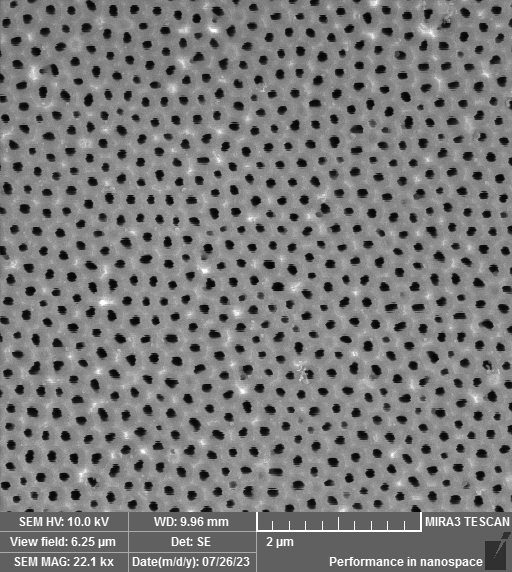
#> input picture test_img/back/Phosp-1hr-back-02.tif, 512 x 572 px, found by its file name
$ python edge_detection.py
#> lines starting #> are read from the running program, lines starting #| are printed output that depends on the picture; after the words box and inside, x2 and y2 are one past the last pixel; in counts of white or black regions, pixels touching at a corner belong together
### codes/textDetection.py
import cv2
import pytesseract

def textDetection(img):
	# Homebrew is required if you want to run pytesseract on MacOS machine with m chip.
	# Mention the installed location of Tesseract-OCR in your system
	pytesseract.pytesseract.tesseract_cmd = r'C:\Program Files\Tesseract-OCR\tesseract.exe'
	ret, thresh1 = cv2.threshold(img, 0, 255, cv2.THRESH_OTSU | cv2.THRESH_BINARY_INV)
	rect_kernel = cv2.getStructuringElement(cv2.MORPH_RECT, (18, 18))
	dilation = cv2.dilate(thresh1, rect_kernel, iterations = 1)
	contours, hierarchy = cv2.findContours(dilation, cv2.RETR_EXTERNAL,
													cv2.CHAIN_APPROX_NONE)
	im2 = img.copy()
	result=[]
	for cnt in contours:
		x, y, w, h = cv2.boundingRect(cnt)
		rect = cv2.rectangle(im2, (x, y), (x + w, y + h), (0, 255, 0), 2)
		cropped = im2[y:y + h, x:x + w]
		text = pytesseract.image_to_string(cropped)
		result.append(text)
	return result

### codes/edge_detection.py
import numpy as np
import cv2
import math
from textDetection import textDetection
from matplotlib import pyplot as plt

def euclidean_distance(point1, point2):
    return math.sqrt((point2[0] - point1[0])**2 + (point2[1] - point1[1])**2)

def find_closest_points(points):
    num_points = len(points)
    closest_points = [None] * num_points
    for i in range(num_points):
        min_distance = float('inf')
        for j in range(num_points):
            if i != j:
                distance = euclidean_distance(points[i], points[j])
                if distance < min_distance:
                    min_distance = distance
                    closest_points[i] = points[j]
    return closest_points

def plot_distribution(data_array):
    plt.hist(data_array, bins=10, edgecolor='black')  # You can adjust the number of bins as per your preference
    plt.xlabel('Values')
    plt.ylabel('Frequency')
    plt.xticks([np.min(data_array),np.mean(data_array),np.max(data_array)])

img_path='test_img/back/Phosp-1hr-back-02.tif'
img = cv2.imread(img_path, 0)
#> img is the input picture: shape (572, 512); min 4, max 255, mean 122.2
content_img = img[0:512, 0:512]
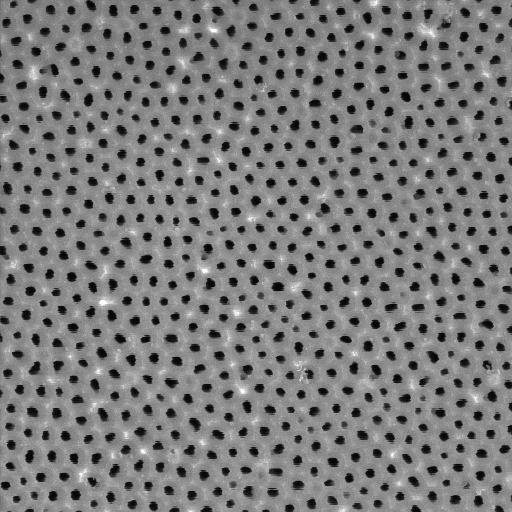
#> content_img: shape (512, 512); min 4, max 255, mean 123.3
text_img = img[513:550,257:423]
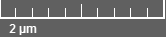
#> text_img: shape (37, 166); min 96, max 255, mean 110.5
text=textDetection(text_img)
#> in textDetection, `ret, thresh1 = cv2.threshold(img, 0, 255, cv2.THRESH_OTSU | cv2.THRESH..`:
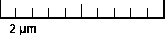
#> thresh1: shape (37, 166); 90.9% white; black in thin lines or dots
#> in textDetection, `ret, thresh1 = cv2.threshold(img, 0, 255, cv2.THRESH_OTSU | cv2.THRESH..`: ret = 151
#> in textDetection, `dilation = cv2.dilate(thresh1, rect_kernel, iterations = 1)`: dilation: shape (37, 166); every value is 255
#> in textDetection, `contours, hierarchy = cv2.findContours(dilation, cv2.RETR_EXTERNAL, cv..`: contours = 1 contour; box (x1, y1, x2, y2) and area: (0, 0, 166, 37) 5940
#> the loop in textDetection, `for cnt in contours:` made 1 pass
#> pass 1, in textDetection, `rect = cv2.rectangle(im2, (x, y), (x + w, y + h), (0, 255, 0), 2)`:
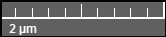
#> rect: shape (37, 166); min 0, max 255, mean 100.5
#> after the loop in textDetection, `for cnt in contours:`: result = []
#> (the run stopped early here; a loop or call above may not have finished)

$ run again, with test_img/back/Phosp-1hr-back-01.tif copied over test_img/back/Phosp-1hr-back-02.tif
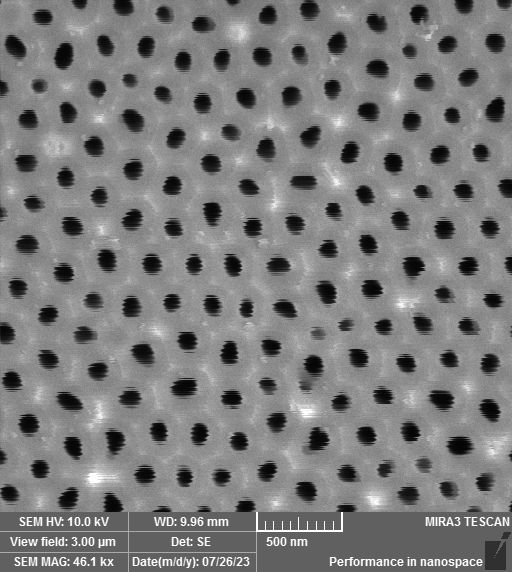
#> input picture test_img/back/Phosp-1hr-back-01.tif, 512 x 572 px, found by its file name
#> img is the input picture: shape (572, 512); min 4, max 255, mean 123.8
#> in textDetection, `ret, thresh1 = cv2.threshold(img, 0, 255, cv2.THRESH_OTSU | cv2.THRESH..`:
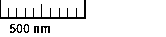
#> thresh1: shape (37, 166); 92.6% white; black in thin lines or dots, all inside (x1, y1, x2, y2) = (0, 0, 86, 33)
#> ret = 151
#> dilation: shape (37, 166); every value is 255
#> contours = 1 contour; box (x1, y1, x2, y2) and area: (0, 0, 166, 37) 5940
#> the loop in textDetection, `for cnt in contours:` made 1 pass
#> pass 1, in textDetection, `rect = cv2.rectangle(im2, (x, y), (x + w, y + h), (0, 255, 0), 2)`:
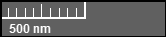
#> rect: shape (37, 166); min 0, max 255, mean 97.9
#> after the loop in textDetection, `for cnt in contours:`: result = []

$ run again, with test_img/back/Phosp-1hr-back-03.tif copied over test_img/back/Phosp-1hr-back-02.tif
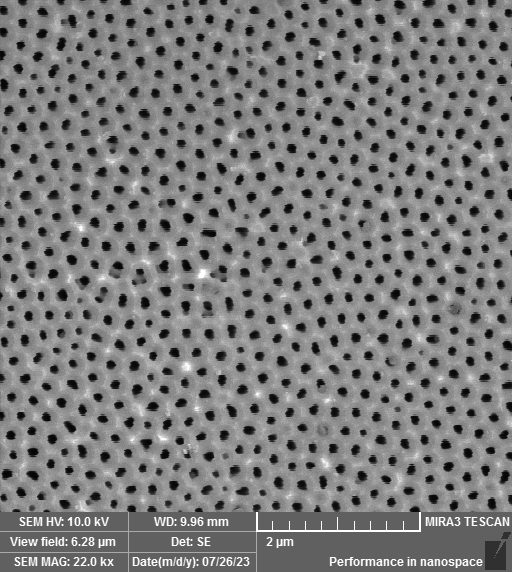
#> input picture test_img/back/Phosp-1hr-back-03.tif, 512 x 572 px, found by its file name
#> img is the input picture: shape (572, 512); min 4, max 255, mean 124.4
#> in textDetection, `ret, thresh1 = cv2.threshold(img, 0, 255, cv2.THRESH_OTSU | cv2.THRESH..`:
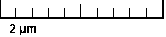
#> thresh1: shape (37, 166); 90.9% white; black in thin lines or dots
#> ret = 151
#> dilation: shape (37, 166); every value is 255
#> contours = 1 contour; box (x1, y1, x2, y2) and area: (0, 0, 166, 37) 5940
#> the loop in textDetection, `for cnt in contours:` made 1 pass
#> pass 1, in textDetection, `rect = cv2.rectangle(im2, (x, y), (x + w, y + h), (0, 255, 0), 2)`:
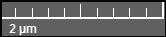
#> rect: shape (37, 166); min 0, max 255, mean 100.5
#> after the loop in textDetection, `for cnt in contours:`: result = []

$ run again, with test_img/back/Phosp-1hr-back-04.tif copied over test_img/back/Phosp-1hr-back-02.tif
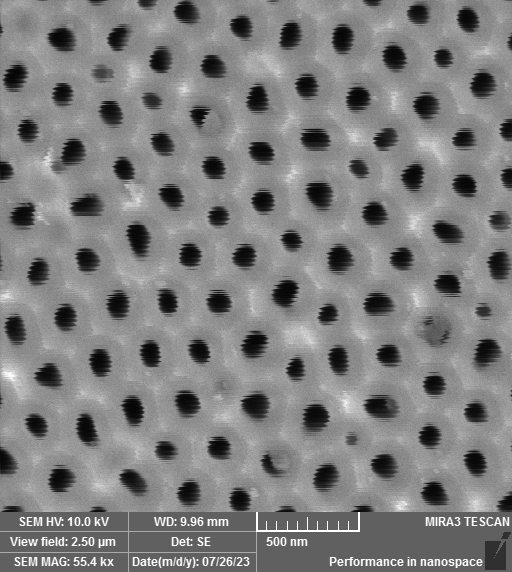
#> input picture test_img/back/Phosp-1hr-back-04.tif, 512 x 572 px, found by its file name
#> img is the input picture: shape (572, 512); min 4, max 255, mean 127
#> in textDetection, `ret, thresh1 = cv2.threshold(img, 0, 255, cv2.THRESH_OTSU | cv2.THRESH..`:
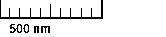
#> thresh1: shape (37, 166); 92% white; black in thin lines or dots, all inside (x1, y1, x2, y2) = (0, 0, 103, 33)
#> ret = 151
#> dilation: shape (37, 166); every value is 255
#> contours = 1 contour; box (x1, y1, x2, y2) and area: (0, 0, 166, 37) 5940
#> the loop in textDetection, `for cnt in contours:` made 1 pass
#> pass 1, in textDetection, `rect = cv2.rectangle(im2, (x, y), (x + w, y + h), (0, 255, 0), 2)`:
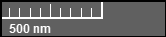
#> rect: shape (37, 166); min 0, max 255, mean 98.8
#> after the loop in textDetection, `for cnt in contours:`: result = []
